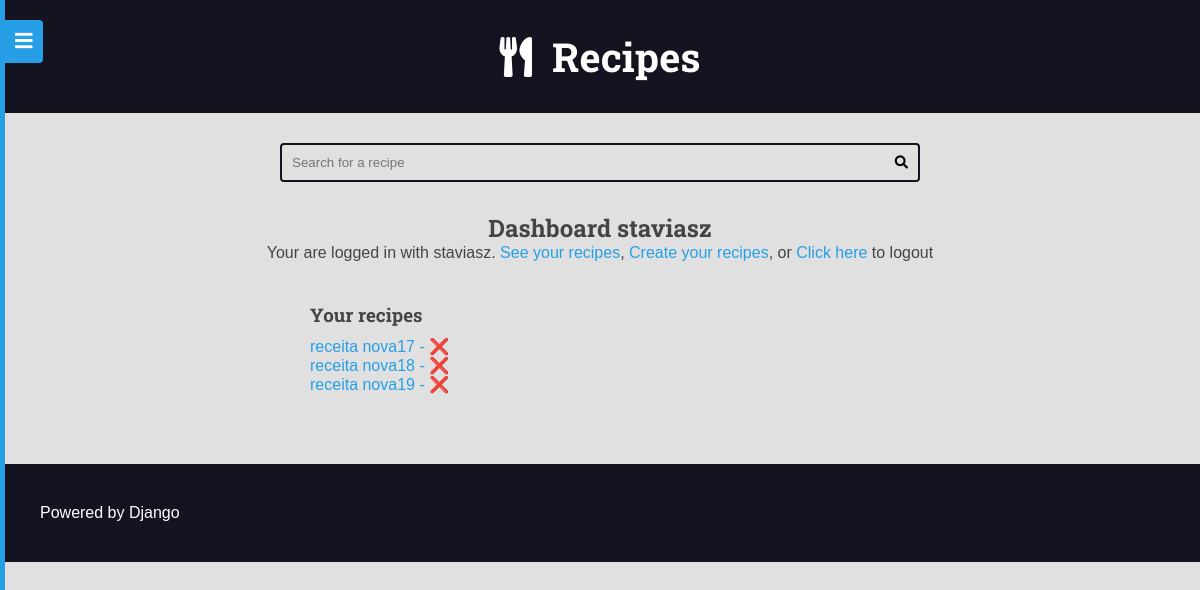
Page /authors/dashboard/ (signed in) on the earlier database version.
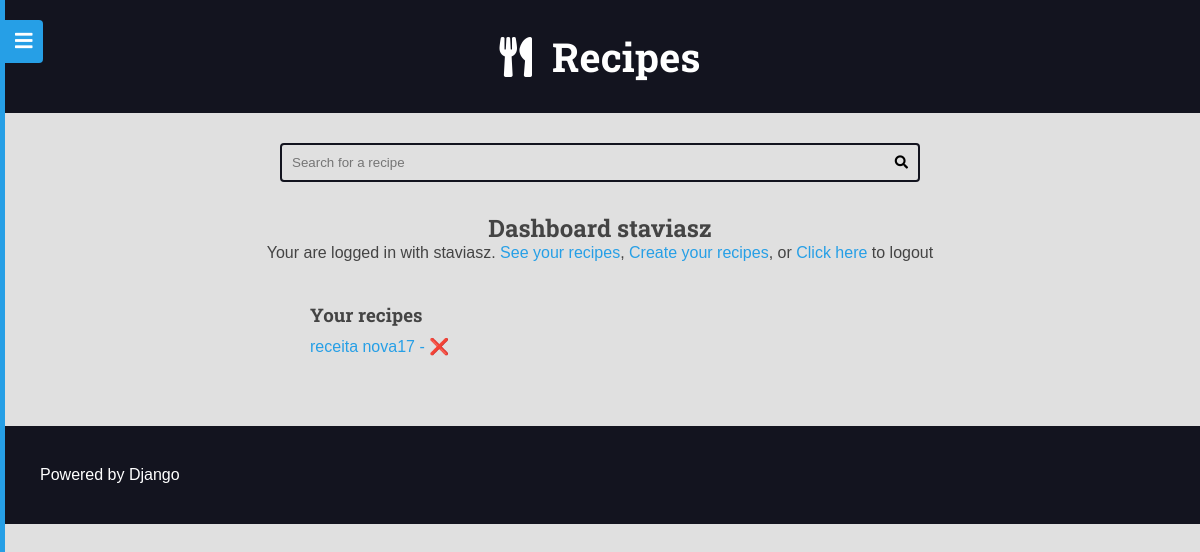
Same page on the later database version.
### recipes/models.py (models this page shows, shortened)
class Recipe(models.Model):
  objects = RecipeManager()
  title = models.CharField(max_length=65)
  description = models.CharField(max_length=165)
  slug = models.SlugField(unique=True)
  preparation_time = models.IntegerField()
  preparation_time_unit = models.CharField(max_length=65)
  servings = models.IntegerField()
  servings_unit = models.CharField(max_length=65)
  preparation_steps = models.TextField()
  preparation_steps_is_html = models.BooleanField(default=False)
  created_at = models.DateTimeField(auto_now_add=True)
  updated_at = models.DateTimeField(auto_now=True)
  is_published = models.BooleanField(default=False)
  cover = models.ImageField(
    upload_to='recipes/covers/%Y/%m/%d/', blank=True, default='')
  category = models.ForeignKey(
    Category, on_delete=models.SET_NULL, null=True, blank=True,
    default=None,
  )
  author = models.ForeignKey(
    User, on_delete=models.SET_NULL, null=True
  )

### authors/views/all.py (the view)
# urls.py: path('dashboard/', views.dashboard, name="dashboard"),
@login_required(login_url='author:login', redirect_field_name='next')
def dashboard(request):
  recipes = Recipe.objects.filter(
    is_published=False,
    author=request.user
  )
  return render(
    request,
    'authors/pages/dashboard.html',
    {
      'recipes': recipes
      }
    )

### authors/templates/authors/pages/dashboard.html (shortened to what this page needs)
{% extends 'global/base.html' %}
{% block content %}
  <div class="main-content center container">
    <h2>Dashboard {{ user }}</h2>
    {% include "authors/partials/message_login.html" %}
    <div class="authors-dashboard-container">
      <h3>Your recipes</h3>
      <ul>
        {% for recipe in recipes %}
          <li>
            <a href="{% url 'author:dashboard_recipe_edit' recipe.id %}">{{ recipe.title }}</a>
            <form
              action="{% url 'author:dashboard_recipe_delete' %}"
              class="inline-form form-delete"
              method="POST"
              >
              <button type="submit" class="plaintext-button"> - &#x274C;</button>
            </form>
          </li>
        {% empty %}
        <li>
          <p>Your do not have recipe, please create one</p>
        </li>
        {% endfor %}
      </ul>
    </div>
  </div>
{% endblock content %}

### base_templates/global/base.html (shortened to what this page needs)
<!DOCTYPE html>
<html lang="{{ html_language }}">
<head>
  {% include 'global/partials/head.html' %}
</head>
<body>
  {% include 'global/partials/menu.html' %}
  {% include 'global/partials/header.html' %}
  {% include 'global/partials/search.html' %}
  <main class="main-content-container">
    {% block content %}{% endblock content %}
  </main>
  {% include 'global/partials/footer.html' %}
</body>
</html>

### base_templates/global/partials/head.html (shortened to what this page needs)
{% load static %}
<link rel="stylesheet" href="https://cdnjs.cloudflare.com/ajax/libs/font-awesome/5.15.4/css/fontawesome.min.css"
 />
<link rel="stylesheet" href="https://cdnjs.cloudflare.com/ajax/libs/font-awesome/5.15.4/css/brands.min.css"
 />
<link rel="stylesheet" href="https://cdnjs.cloudflare.com/ajax/libs/font-awesome/5.15.4/css/solid.min.css"
 />
<link rel="stylesheet" href="{% static 'global/css/global-style.css' %}">

### base_templates/global/partials/menu.html (shortened to what this page needs)
<button
  type="button"
  class="button-show-menu button-show-menu-visible"
  >
    <i class="fas fa-bars"></i>
</button>
<div class="menu-container menu-hidden">
  <div class="menu-content">
    <nav class="menu-nav">
      <a href="{% url 'recipes:home' %}">Home</a>
      {% if user.is_authenticated %}
        <a href="{% url 'author:dashboard_recipe_create' %}">New Recipe</a>
        <a href="{% url 'author:dashboard' %}">Dashboard</a>
        <a class="authors-logout-link" href="#">Logout</a>
      {% else %}
        <a href="{% url 'author:login' %}">Login</a>
        <a href="{% url 'author:register' %}">Register</a>
      {% endif %}
    </nav>
  </div>
</div>

### base_templates/global/partials/header.html
<header class="main-header-container">
    <div class="main-header container">
        <h1>
            <a class="main-logo" href="{% url 'recipes:home' %}">
                <i class="fas fa-utensils main-logo-icon"></i>
                <span class="main-logo-text">Recipes</span>
            </a>
        </h1>
    </div>
</header>

### base_templates/global/partials/search.html
<div class="search-container">
    <div class="container">
        <form action="{% url 'recipes:search' %}" method="GET" class="search-form">
            <input
              type="search"
              class="search-input"
              name="q"
              required
              value="{{ search_term }}"
              placeholder="Search for a recipe">
            <button type="submit" class="search-button"><i class="fas fa-search"></i></button>
        </form>
    </div>
</div>

### authors/templates/authors/partials/message_login.html (shortened to what this page needs)
<div>
  Your are logged in with
  {{ request.user.username }}.
  <a href="{% url 'author:dashboard' %}">See your recipes</a>,
  <a href="{% url 'author:dashboard_recipe_create' %}">Create your recipes</a>,
  or
  <a class="authors-logout-link" href="#">Click here</a>
  to logout
</div>

### base_templates/global/partials/footer.html (shortened to what this page needs)
{% load static %}
<footer class="main-footer">
  <div class="powered">
    <a href="https://www.djangoproject.com/" target="_blank" rel="noreferrer noopener">Powered by Django</a>
  </div>
</footer>

### base_static/global/css/global-style.css (style rules this page uses)
:root { --color-primary: #269fe6; --color-primary-hover: #2086c2; --color-primary-dark: #13141f; --color-primary-dark-hover: #212336; --color-primary-light: #d4ecfa; --color-primary-light-hover: #bdd8e7; --color-white: #fff; --color-black: #000; --color-dark-text: #444; --color-info-light: #cce5ff; --color-debug-light: #cce5ff; --color-success-light: #d4edda; --color-alert-light: #fff3cd; --color-warning-light: #fff3cd; --color-error-light: #f8d7da; --color-info-dark: #4d86c4; --color-debug-dark: #4d86c4; --color-success-dark: #4a9c5d; --color-alert-dark: #927f40; --color-warning-dark: #927f40; --color-error-dark: #da525d; --color-gray-0: #f9f9f9; --color-gray-1: #e0e0e0; --color-gray-2: #c7c7c7; --color-gray-3: #aeaeae; --color-gray-4: #959595; --color-gray-5: #7d7d7d; --color-gray-6: #646464; --color-gray-7: #4b4b4b; --color-gray-8: #323232; --color-gray-9: #191919; --font-primary: sans-serif; --font-headings: 'Roboto Slab', serif; --spacing-gutter-medium: 3rem; --spacing-gutter-large: 4rem; }
* { padding: 0; margin: 0; box-sizing: border-box; }
html { font-size: 62.5%; }
body { font-size: 1.6rem; font-family: var(--font-primary); background: var(--color-gray-1); color: var(--color-dark-text); }
h1, h2, h3, h4, h5, h6 { font-family: var(--font-headings); }
a { color: var(--color-primary); text-decoration: none; }
.container { max-width: 144rem; margin: 0 auto; padding: var(--spacing-gutter-medium); }
.main-header-container { background: var(--color-primary-dark); }
.main-logo { font-size: 4rem; color: var(--color-white); text-decoration: none; display: flex; flex-flow: row nowrap; align-items: center; justify-content: center; width: fit-content; margin: 0 auto; }
.main-logo-icon { margin-right: 2rem; }
.search-form { border: 0.2rem solid var(--color-primary-dark); max-width: 64rem; margin: 0 auto; border-radius: 0.4rem; position: relative; transition: all 300ms ease-in-out; }
.search-input, .search-button { border: none; background: none; outline: none; padding: 1rem; transition: all 300ms ease-in-out; }
.search-input { width: 100%; padding-right: 3rem; }
.search-button { position: absolute; top: 0; right: 0; }
.main-content { padding-top: 0; }
.main-footer { display: flex; align-items: center; justify-content: space-between; background: var(--color-primary-dark); color: var(--color-white); padding: var(--spacing-gutter-large); }
.main-footer a { color: var(--color-white); text-decoration: none; transition: all 300ms ease-in-out; }
.inline-form { display: inline; }
.plaintext-button { display: inline; border: none; background: none; cursor: pointer; color: var(--color-primary); font-size: 1.6rem; }
.authors-dashboard-container { max-width: 64rem; text-align: left; padding: var(--spacing-gutter-medium); margin: 0 auto; }
.authors-dashboard-container h3, .authors-dashboard-container p, .authors-dashboard-container ul { list-style-type: none; margin: 1rem 0; }
.center { text-align: center; }
.menu-container { position: fixed; top: 0; left: 0; bottom: 0; width: 260px; min-height: 100vh; overflow-y: auto; background: var(--color-primary); z-index: 2; transition: all 300ms ease-in-out; }
.menu-container a { color: var(--color-white); }
.menu-hidden { left: -255px; }
.button-show-menu { position: fixed; left: 265px; top: 2rem; color: var(--color-white); background-color: var(--color-primary); border: none; font-size: 2rem; z-index: 3; padding: 1rem; visibility: hidden; opacity: 0; transition: all 300ms ease-in-out; border-radius: 0 4px 4px 0; cursor: pointer; }
.button-show-menu-visible { visibility: visible; opacity: 1; left: 5px; }
.menu-nav { display: flex; flex-flow: column wrap; font-family: var(--font-headings); font-size: 2rem; }
.menu-nav a { width: 100%; padding: 1rem; }

Differences in the rows shown:
no longer on this page (row edited): Recipe: title "receita nova18"
no longer on this page (row edited): Recipe: title "receita nova19"
